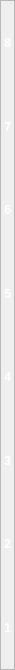
                 <widget class="QFrame" name="frame_4">
                  <property name="minimumSize">
                   <size>
                    <width>13</width>
                    <height>670</height>
                   </size>
                  </property>
                  <property name="maximumSize">
                   <size>
                    <width>15</width>
                    <height>970</height>
                   </size>
                  </property>
                  <property name="frameShape">
                   <enum>QFrame::Shape::StyledPanel</enum>
                  </property>
                  <property name="frameShadow">
                   <enum>QFrame::Shadow::Raised</enum>
                  </property>
                  <layout class="QVBoxLayout" name="verticalLayout_4">
                   <property name="spacing">
                    <number>0</number>
                   </property>
                   <property name="leftMargin">
                    <number>0</number>
                   </property>
                   <property name="topMargin">
                    <number>0</number>
                   </property>
                   <property name="rightMargin">
                    <number>3</number>
                   </property>
                   <property name="bottomMargin">
                    <number>0</number>
                   </property>
                   <item>
                    <widget class="QLabel" name="label">
                     <property name="font">
                      <font>
                       <pointsize>-1</pointsize>
                       <bold>true</bold>
                      </font>
                     </property>
                     <property name="styleSheet">
                      <string notr="true">border:none;
font-size:12px;
color:rgb(255, 255, 255);</string>
                     </property>
                     <property name="text">
                      <string>8</string>
                     </property>
                     <property name="alignment">
                      <set>Qt::AlignmentFlag::AlignRight|Qt::AlignmentFlag::AlignTrailing|Qt::AlignmentFlag::AlignVCenter</set>
                     </property>
                    </widget>
                   </item>
                   <item>
                    <widget class="QLabel" name="label_8">
                     <property name="font">
                      <font>
                       <pointsize>-1</pointsize>
                       <bold>true</bold>
                      </font>
                     </property>
                     <property name="styleSheet">
                      <string notr="true">border:none;
font-size:12px;
color:rgb(255, 255, 255);</string>
                     </property>
                     <property name="text">
                      <string>7</string>
                     </property>
                     <property name="alignment">
                      <set>Qt::AlignmentFlag::AlignRight|Qt::AlignmentFlag::AlignTrailing|Qt::AlignmentFlag::AlignVCenter</set>
                     </property>
                    </widget>
                   </item>
                   <item>
                    <widget class="QLabel" name="label_5">
                     <property name="font">
                      <font>
                       <pointsize>-1</pointsize>
                       <bold>true</bold>
                      </font>
                     </property>
                     <property name="styleSheet">
                      <string notr="true">border:none;
font-size:12px;
color:rgb(255, 255, 255);</string>
                     </property>
                     <property name="text">
                      <string>6</string>
                     </property>
                     <property name="alignment">
                      <set>Qt::AlignmentFlag::AlignRight|Qt::AlignmentFlag::AlignTrailing|Qt::AlignmentFlag::AlignVCenter</set>
                     </property>
                    </widget>
                   </item>
                   <item>
                    <widget class="QLabel" name="label_4">
                     <property name="font">
                      <font>
                       <pointsize>-1</pointsize>
                       <bold>true</bold>
                      </font>
                     </property>
                     <property name="styleSheet">
                      <string notr="true">border:none;
font-size:12px;
color:rgb(255, 255, 255);</string>
                     </property>
                     <property name="text">
                      <string>5</string>
                     </property>
                     <property name="alignment">
                      <set>Qt::AlignmentFlag::AlignRight|Qt::AlignmentFlag::AlignTrailing|Qt::AlignmentFlag::AlignVCenter</set>
                     </property>
                    </widget>
                   </item>
                   <item>
                    <widget class="QLabel" name="label_7">
                     <property name="font">
                      <font>
                       <pointsize>-1</pointsize>
                       <bold>true</bold>
                      </font>
                     </property>
                     <property name="styleSheet">
                      <string notr="true">border:none;
font-size:12px;
color:rgb(255, 255, 255);</string>
                     </property>
                     <property name="text">
                      <string>4</string>
                     </property>
                     <property name="alignment">
                      <set>Qt::AlignmentFlag::AlignRight|Qt::AlignmentFlag::AlignTrailing|Qt::AlignmentFlag::AlignVCenter</set>
                     </property>
                    </widget>
                   </item>
                   <item>
                    <widget class="QLabel" name="label_3">
                     <property name="font">
                      <font>
                       <pointsize>-1</pointsize>
                       <bold>true</bold>
                      </font>
                     </property>
                     <property name="styleSheet">
                      <string notr="true">border:none;
font-size:12px;
color:rgb(255, 255, 255);</string>
                     </property>
                     <property name="text">
                      <string>3</string>
                     </property>
                     <property name="alignment">
                      <set>Qt::AlignmentFlag::AlignRight|Qt::AlignmentFlag::AlignTrailing|Qt::AlignmentFlag::AlignVCenter</set>
                     </property>
                    </widget>
                   </item>
                   <item>
                    <widget class="QLabel" name="label_6">
                     <property name="font">
                      <font>
                       <pointsize>-1</pointsize>
                       <bold>true</bold>
                      </font>
                     </property>
                     <property name="styleSheet">
                      <string notr="true">border:none;
font-size:12px;
color:rgb(255, 255, 255);</string>
                     </property>
                     <property name="text">
                      <string>2</string>
                     </property>
                     <property name="alignment">
                      <set>Qt::AlignmentFlag::AlignRight|Qt::AlignmentFlag::AlignTrailing|Qt::AlignmentFlag::AlignVCenter</set>
                     </property>
                    </widget>
                   </item>
                   <item>
                    <widget class="QLabel" name="label_2">
                     <property name="font">
                      <font>
                       <pointsize>-1</pointsize>
                       <bold>true</bold>
                      </font>
                     </property>
                     <property name="styleSheet">
                      <string notr="true">border:none;
font-size:12px;
color:rgb(255, 255, 255);</string>
                     </property>
                     <property name="text">
                      <string>1</string>
                     </property>
                     <property name="alignment">
                      <set>Qt::AlignmentFlag::AlignRight|Qt::AlignmentFlag::AlignTrailing|Qt::AlignmentFlag::AlignVCenter</set>
                     </property>
                    </widget>
                   </item>
                  </layout>
                 </widget>
